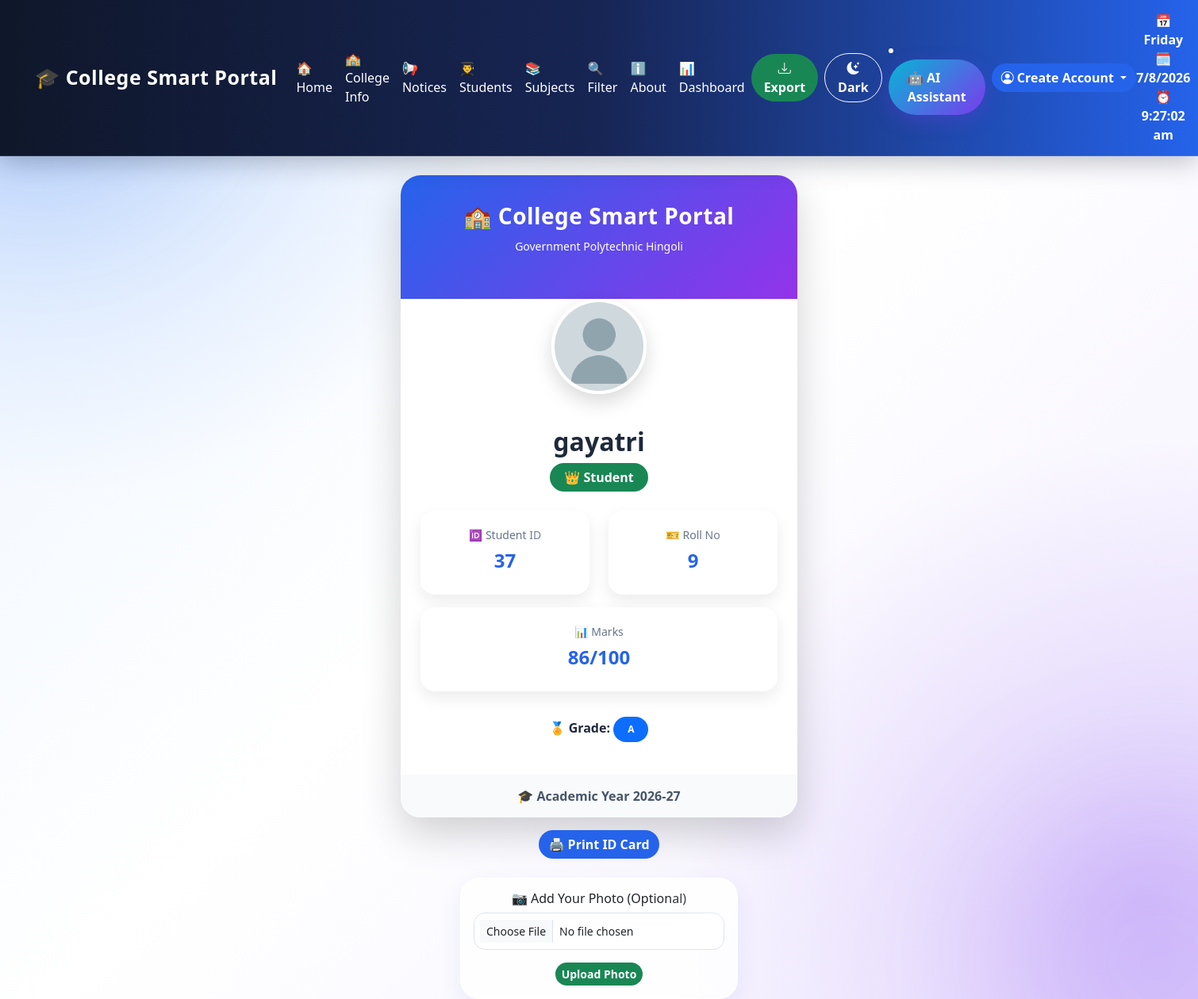
The app's page /id_card/37 with its own data.
### tables this page shows
CREATE TABLE stud (
            id INTEGER PRIMARY KEY AUTOINCREMENT,
            name TEXT NOT NULL,
            roll_no INTEGER NOT NULL,
            marks INTEGER NOT NULL
        , Subject TEXT, photo TEXT);

### app.py (the view)
@app.route('/id_card/<int:student_id>')
def id_card(student_id):
    db = get_db(MOHINI_DB)
    student = db.execute(
        "SELECT * FROM stud WHERE id=?",
        (student_id,)
    ).fetchone()
    return render_template( 'id-card.html', student=student )

### database.py (called while the page is built)
def get_db(MOHINI_DB):
    conn = sqlite3.connect(MOHINI_DB)
    conn.row_factory = sqlite3.Row
    return conn

### templates/id-card.html (shortened to what this page needs)
{% extends "base.html" %}
{% block content %}
<div class="container mt-4">
<div class="id-card">
    <div class="header">
     <h3>🏫 College Smart Portal</h3>
        <small>Government Polytechnic Hingoli</small>
    </div>
       <div class="text-center mb-3">
    {% if student.photo %}
    <img src="{{ url_for('static', filename='uploads/' + student.photo) }}"
         width="120"
         height="120"
         class="rounded-circle d-block mx-auto"
         style="object-fit: cover;">
    {% else %}
    <img src="{{ url_for('static', filename='uploads/default.png') }}"
         width="120"
         height="120"
         class="rounded-circle d-block mx-auto"
         style="object-fit: cover;">
    {% endif %}
</div>
    <div class="content">
        <h2>{{ student.name }}</h2>
            <span class="badge bg-success fs-6">
                👑 {{ session.get('role', 'Student')|title }}
            </span>
        <div class="row mt-4">
            <div class="col-6 mb-3">
                <div class="card info-card">
                    <small>🆔 Student ID</small>
                    <h4>{{ student.id }}</h4>
                </div>
            </div>
            <div class="col-6 mb-3">
                <div class="card info-card">
                    <small>🎫 Roll No</small>
                    <h4>{{ student.roll_no }}</h4>
                </div>
            </div>
            <div class="col-12 mb-3">
                <div class="card info-card">
                    <small>📊 Marks</small>
                    <h4>{{ student.marks }}/100</h4>
                </div>
            </div>
        </div>
        <p class="mt-3">
        <b>🏅 Grade:</b>
        {% if student.marks >= 90 %}
        <span class="badge bg-success"> A+ </span>
        {% elif student.marks >= 75 %}
            <span class="badge bg-primary"> A </span>
        {% elif student.marks >= 60 %}
            <span class="badge bg-warning text-dark">B   </span>
        {% else %}
            <span class="badge bg-danger">C</span>
        {% endif %}
        </p>
    </div>
    <div class="footer">🎓 Academic Year 2026-27</div>
</div>
<div class="text-center mt-3">
<button onclick="window.print();"
        class="btn btn-primary">
🖨️ Print ID Card
</button>
</div>
<div class="card mt-4 p-3 text-center photo-upload-card"
     style="max-width:350px; margin:auto;">
<h6>📷 Add Your Photo (Optional)</h6>
<form action="{{ url_for('upload_photo', id=student.id) }}"
      method="POST"
      enctype="multipart/form-data">
<input type="file"
       name="photo"
       class="form-control form-control-sm mb-3"
       accept="image/*">
<button type="submit"
        class="btn btn-success btn-sm">
Upload Photo
</button>
</form>
</div>
</div>
{% endblock %}

### templates/base.html (style rules this page uses)
* { margin:0; padding:0; box-sizing:border-box; }
html { scroll-behavior:smooth; }
html, body { height:100%; }
body { font-family:'Segoe UI',sans-serif; min-height:100vh; background: radial-gradient( circle at 8% 5%, rgba(59,130,246,.32) 0%, transparent 30% ), radial-gradient( circle at 92% 92%, rgba(139,92,246,.30) 0%, transparent 32% ), radial-gradient( circle at 50% 45%, rgba(255,255,255,.95) 0%, transparent 58% ), linear-gradient( 135deg, #eef6ff 0%, #f8f5ff 48%, #eeeaff 100% ); background-attachment:fixed; color:#212529; transition:.4s; }
body::before { content:""; position:fixed; width:420px; height:420px; background:rgba(37,99,235,.15); border-radius:50%; top:-160px; left:-160px; filter:blur(90px); z-index:-2; pointer-events:none; }
body::after { content:""; position:fixed; width:420px; height:420px; background:rgba(124,58,237,.15); border-radius:50%; bottom:-160px; right:-160px; filter:blur(90px); z-index:-2; pointer-events:none; }
.btn { border-radius:50px; font-weight:600; transition:.30s; }
.btn-primary { background:#2563eb; border:none; }
.btn-success { border:none; }
.card { border:none; border-radius:24px; background:rgba(255,255,255,.78); backdrop-filter:blur(18px); -webkit-backdrop-filter:blur(18px); border:1px solid rgba(255,255,255,.75); box-shadow: 0 10px 30px rgba(30,64,175,.08); transition: transform .35s ease, box-shadow .35s ease, border-color .35s ease; animation:fadeUp .6s ease; position:relative; overflow:hidden; }
.card::after { content:""; position:absolute; width:180px; height:180px; background: radial-gradient( circle, rgba(255,255,255,.45), transparent 70% ); top:-100px; right:-80px; pointer-events:none; transition:.5s; }
.form-control, .form-select { border-radius:14px; border: 1px solid #dbe4f0; padding:12px 15px; transition:.3s; box-shadow:none; background:rgba(255,255,255,.9); }
.badge { border-radius:30px; padding:8px 12px; font-weight:600; }
img { transition:.35s; }
.rounded-circle { border: 4px solid white; box-shadow: 0 10px 25px rgba(0,0,0,.15); }
body:not(.dark-mode) { background: radial-gradient( circle at 5% 5%, rgba(59,130,246,.22), transparent 30% ), radial-gradient( circle at 95% 90%, rgba(124,58,237,.20), transparent 32% ), linear-gradient( 135deg, #edf5ff 0%, #ffffff 48%, #f3efff 100% ) !important; color:#1e293b !important; }
body, .card, .navbar, .form-control, .form-select, .dropdown-menu, footer { transition: background .4s ease, color .3s ease, border-color .3s ease, box-shadow .4s ease; }
button, a, .card, .btn, .form-control, .form-select, .dropdown-item, img { transition: background .3s, color .3s, border .3s, box-shadow .3s, transform .3s; }

### templates/id-card.html (style rules this page uses)
body { background:#f1f5f9; }
.id-card { width:500px; margin:auto; background:white; border-radius:25px; overflow:hidden; box-shadow:0 20px 50px rgba(0,0,0,.18); transition:.3s; }
.header { background:linear-gradient(135deg,#2563eb,#9333ea); color:white; text-align:center; padding:35px 20px 55px; }
.header h3 { font-weight:700; letter-spacing:.5px; }
.content { padding:25px; text-align:center; }
.content h2 { font-weight:700; color:#1e293b; }
.info-card { border:none; border-radius:18px; background:white; padding:20px; box-shadow:0 8px 20px rgba(0,0,0,.08); transition:.3s; }
.info-card small { color:#64748b; font-size:14px; }
.info-card h4 { margin-top:8px; color:#2563eb; font-weight:700; }
.badge { padding:10px 18px; border-radius:20px; }
.footer { background:#f8fafc; text-align:center; padding:15px; color:#475569; font-weight:600; }

### records on screen
stud: name "gayatri", id "37", roll_no "9", marks "86"

### other values on screen
{{ session['username'] if session.get('username') else 'Create Account' }} "Create Account"
{{ session.get('role', 'Student')|title }} "Student"
